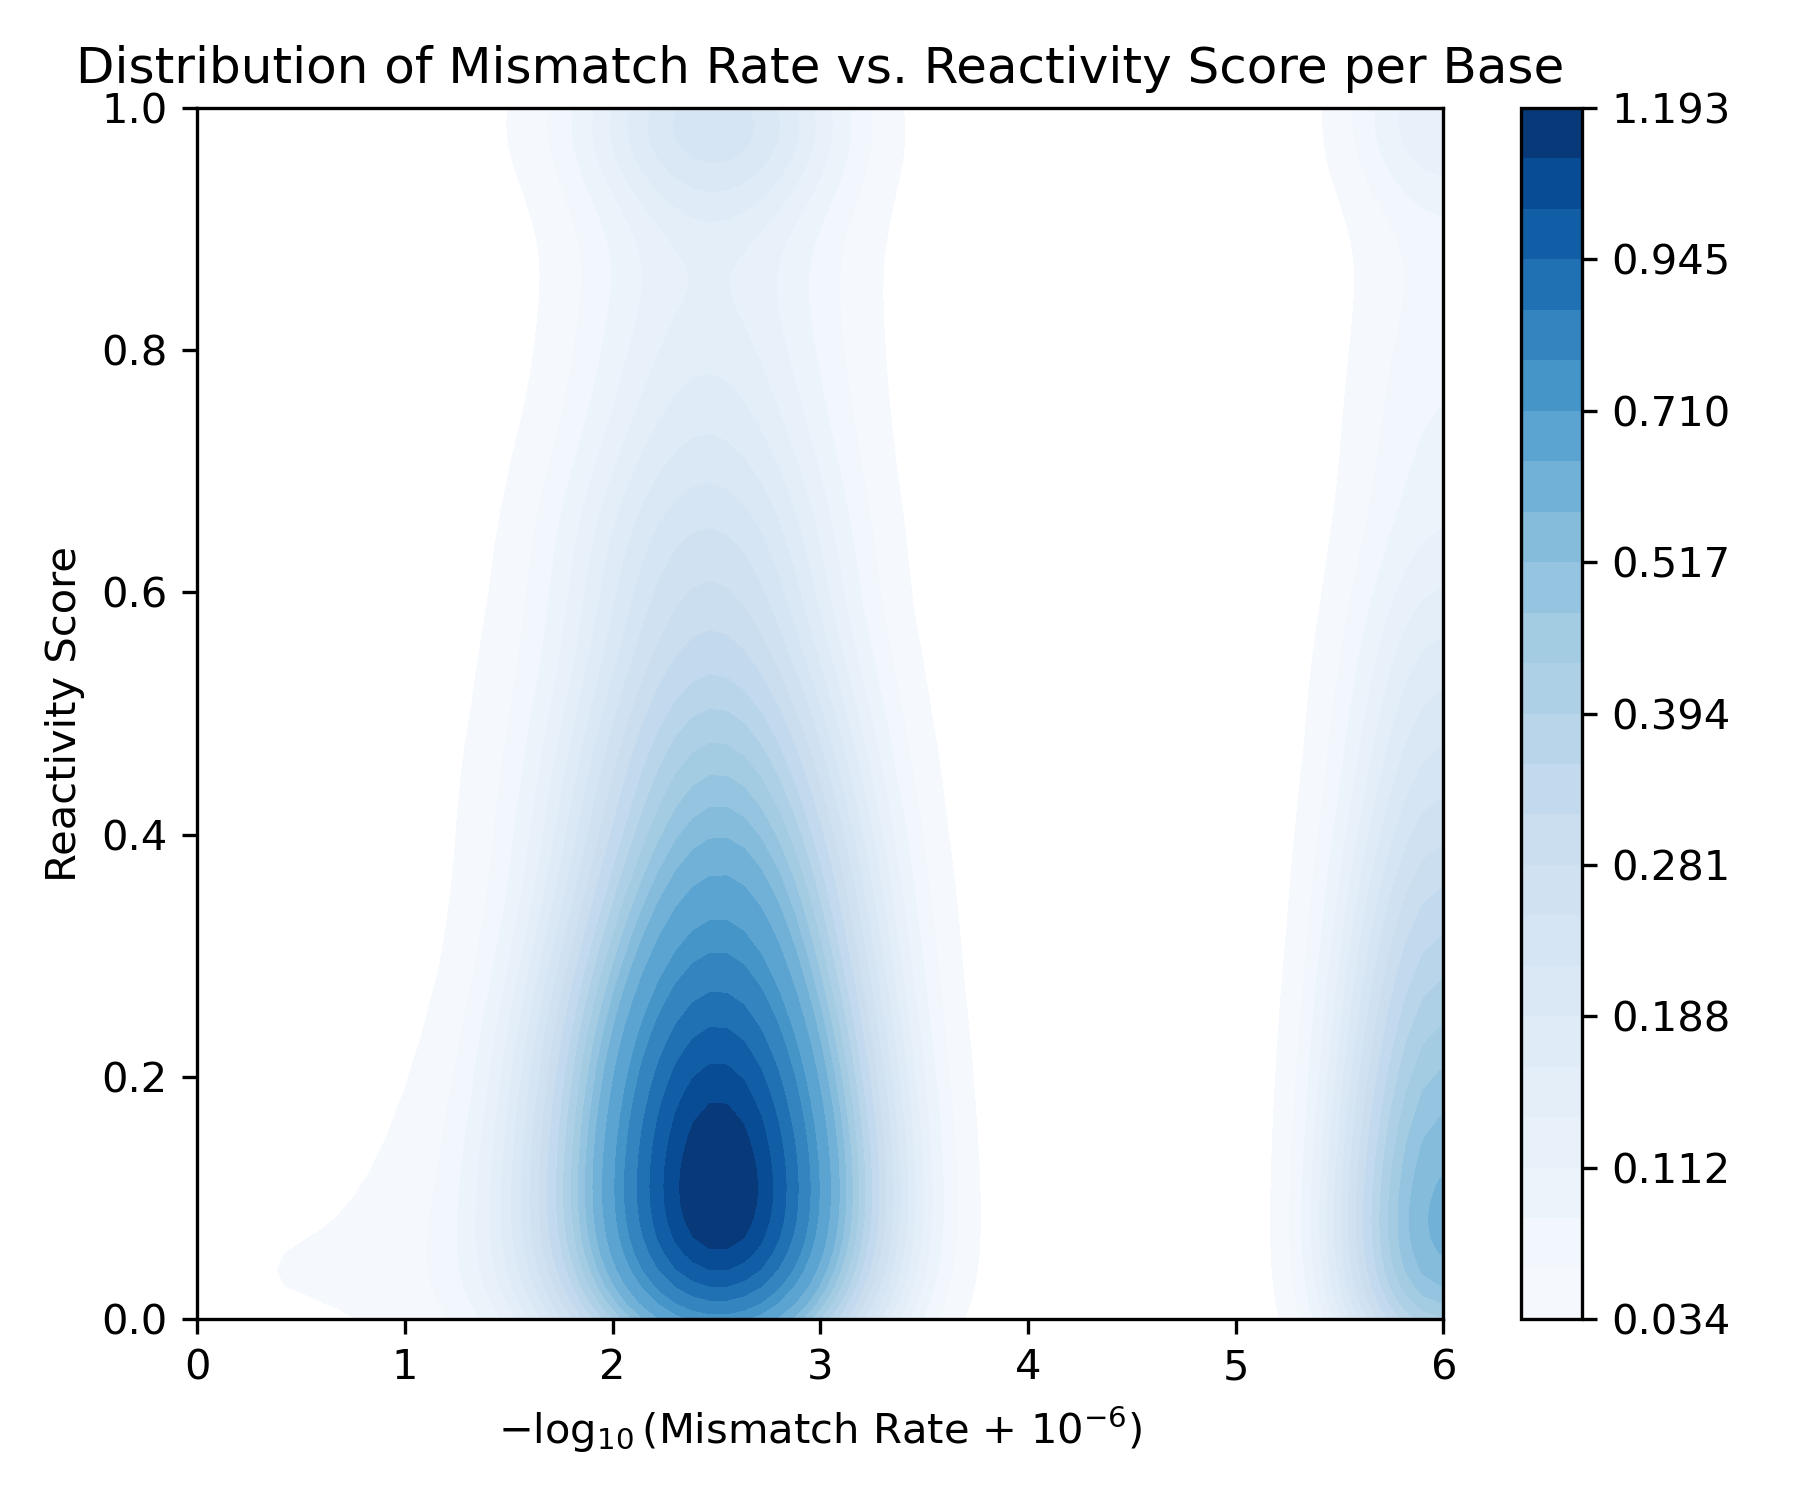

Source code (Python):
import matplotlib.pyplot as plt
import seaborn as sns
import pandas as pd
import numpy as np
import sys
import orjson

dataset_csv = sys.argv[1]
bootstrap_size = int(sys.argv[2])
levels = int(sys.argv[3])
grid_size = int(sys.argv[4])
output_plot = sys.argv[5]

dataset = pd.read_csv(dataset_csv)
reactivity = list()
mismatch_rate = list()
for _, row in dataset.iterrows():
    reactivity.extend(orjson.loads(row["RT"]))
    mismatch_rate.extend(orjson.loads(row["MR"]))

indices = list(range(len(reactivity)))
indices = np.random.choice(indices, size=bootstrap_size, replace=True)
reactivity_sample = np.array(reactivity)[indices]
mismatch_rate_sample = np.array(mismatch_rate)[indices]

plt.figure(figsize=(6, 5), dpi=300)
sns.kdeplot(x=mismatch_rate_sample, y=reactivity_sample, fill=True, levels=levels, cbar=True, cmap=sns.color_palette("Blues", as_cmap=True), gridsize=grid_size)
plt.xlim((0, 6))
plt.ylim((0, 1))
plt.xlabel(r"$-\log_{10}$(Mismatch Rate + $10^{-6}$)")
plt.ylabel("Reactivity Score")
plt.title("Distribution of Mismatch Rate vs. Reactivity Score per Base")
plt.tight_layout()
plt.savefig(output_plot)
